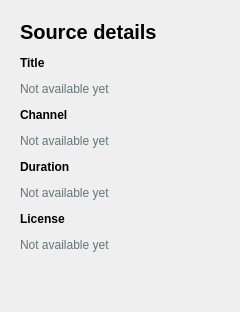
                                      <widget class="QFrame" name="detailsCard">
                                        <property name="minimumSize">
                                          <size>
                                            <width>240</width>
                                            <height>0</height>
                                          </size>
                                        </property>
                                        <property name="maximumSize">
                                          <size>
                                            <width>270</width>
                                            <height>16777215</height>
                                          </size>
                                        </property>
                                        <property name="styleSheet">
                                          <string>QFrame#detailsCard {background:#FFFFFF; border:1px solid #DDE6E8; border-radius:10px;}</string>
                                        </property>
                                        <layout class="QVBoxLayout" name="detailsLayout">
                                          <property name="spacing">
                                            <number>12</number>
                                          </property>
                                          <property name="leftMargin">
                                            <number>20</number>
                                          </property>
                                          <property name="topMargin">
                                            <number>20</number>
                                          </property>
                                          <property name="rightMargin">
                                            <number>20</number>
                                          </property>
                                          <property name="bottomMargin">
                                            <number>20</number>
                                          </property>
                                          <item>
                                            <widget class="QLabel" name="detailsTitle">
                                              <property name="styleSheet">
                                                <string>font-size:20px; font-weight:600;</string>
                                              </property>
                                              <property name="text">
                                                <string>Source details</string>
                                              </property>
                                              <property name="wordWrap">
                                                <bool>true</bool>
                                              </property>
                                            </widget>
                                          </item>
                                          <item>
                                            <widget class="QLabel" name="titleFieldLabel">
                                              <property name="styleSheet">
                                                <string>font-weight:600;</string>
                                              </property>
                                              <property name="text">
                                                <string>Title</string>
                                              </property>
                                              <property name="wordWrap">
                                                <bool>true</bool>
                                              </property>
                                            </widget>
                                          </item>
                                          <item>
                                            <widget class="QLabel" name="titleValueLabel">
                                              <property name="styleSheet">
                                                <string>color:#60767A;</string>
                                              </property>
                                              <property name="text">
                                                <string>Not available yet</string>
                                              </property>
                                              <property name="wordWrap">
                                                <bool>true</bool>
                                              </property>
                                            </widget>
                                          </item>
                                          <item>
                                            <widget class="QLabel" name="channelFieldLabel">
                                              <property name="styleSheet">
                                                <string>font-weight:600;</string>
                                              </property>
                                              <property name="text">
                                                <string>Channel</string>
                                              </property>
                                              <property name="wordWrap">
                                                <bool>true</bool>
                                              </property>
                                            </widget>
                                          </item>
                                          <item>
                                            <widget class="QLabel" name="channelValueLabel">
                                              <property name="styleSheet">
                                                <string>color:#60767A;</string>
                                              </property>
                                              <property name="text">
                                                <string>Not available yet</string>
                                              </property>
                                              <property name="wordWrap">
                                                <bool>true</bool>
                                              </property>
                                            </widget>
                                          </item>
                                          <item>
                                            <widget class="QLabel" name="durationFieldLabel">
                                              <property name="styleSheet">
                                                <string>font-weight:600;</string>
                                              </property>
                                              <property name="text">
                                                <string>Duration</string>
                                              </property>
                                              <property name="wordWrap">
                                                <bool>true</bool>
                                              </property>
                                            </widget>
                                          </item>
                                          <item>
                                            <widget class="QLabel" name="durationValueLabel">
                                              <property name="styleSheet">
                                                <string>color:#60767A;</string>
                                              </property>
                                              <property name="text">
                                                <string>Not available yet</string>
                                              </property>
                                              <property name="wordWrap">
                                                <bool>true</bool>
                                              </property>
                                            </widget>
                                          </item>
                                          <item>
                                            <widget class="QLabel" name="licenseFieldLabel">
                                              <property name="styleSheet">
                                                <string>font-weight:600;</string>
                                              </property>
                                              <property name="text">
                                                <string>License</string>
                                              </property>
                                              <property name="wordWrap">
                                                <bool>true</bool>
                                              </property>
                                            </widget>
                                          </item>
                                          <item>
                                            <widget class="QLabel" name="licenseValueLabel">
                                              <property name="styleSheet">
                                                <string>color:#60767A;</string>
                                              </property>
                                              <property name="text">
                                                <string>Not available yet</string>
                                              </property>
                                              <property name="wordWrap">
                                                <bool>true</bool>
                                              </property>
                                            </widget>
                                          </item>
                                          <item>
                                            <spacer name="detailsSpacer">
                                              <property name="orientation">
                                                <enum>Qt::Orientation::Vertical</enum>
                                              </property>
                                              <property name="sizeHint" stdset="0">
                                                <size>
                                                  <width>20</width>
                                                  <height>40</height>
                                                </size>
                                              </property>
                                            </spacer>
                                          </item>
                                        </layout>
                                      </widget>
